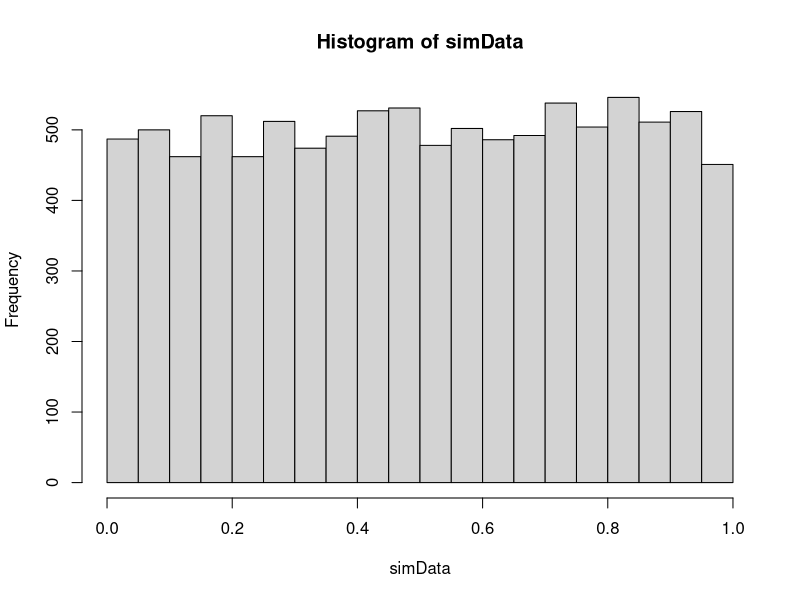
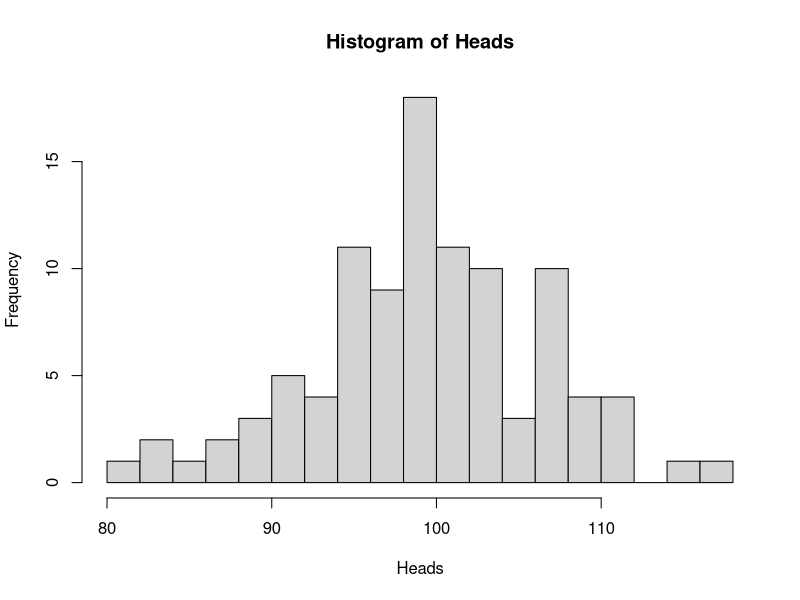
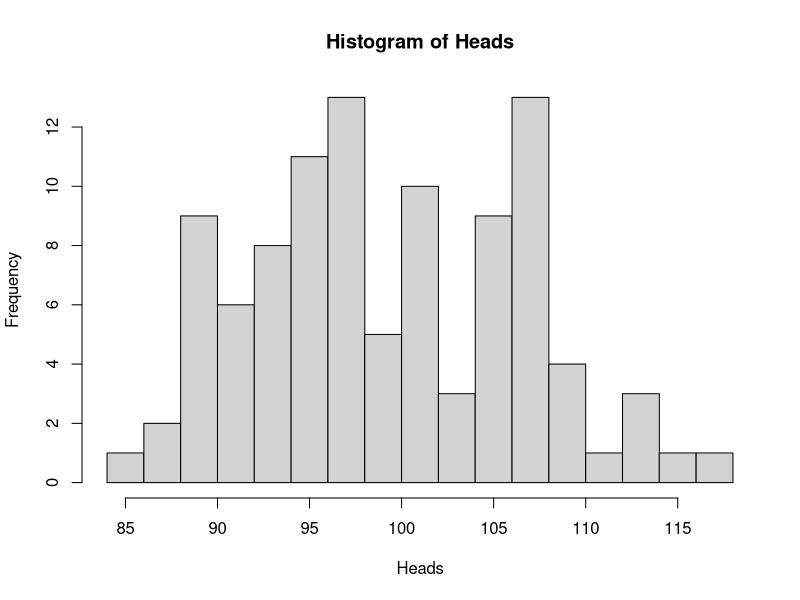

Write the R code that produced these figures, in order.
pdf("images/simunif1.pdf",width=4, height=3)
# Generate 10,000 points from a uniform distribution
set.seed(210313)
n <- 10000
simData <- runif(n)
hist(simData)
dev.off()
 
n <- 10000
simData <- runif(n, min=1, max=5)

# Simulate 200 coin-flips, using the runif function:
set.seed(220513)
n.trials <- 200
cat("Number of Heads is: ", sum(runif(n.trials) < 0.5), "\n")

pdf("images/simunif2.pdf",width=4, height=3)
set.seed(442886)
n.trials <- 200  # the number of coin-tosses in each experiment
reps <- 100  # the number of experiments
Heads <- rep(0, reps)  # A vector to store the results (initialize with 0s)
for (i in 1:reps) {
  Heads[i] <- sum((runif(n.trials) < 0.5))
}
hist(Heads, breaks=20)
dev.off()

pdf("images/simunif3.pdf",width=4, height=3)
set.seed(442886)
reps <- 100
n.trials <- 200
Heads <- rbinom(reps, n.trials, 0.5)
hist(Heads, breaks=20)
dev.off()
